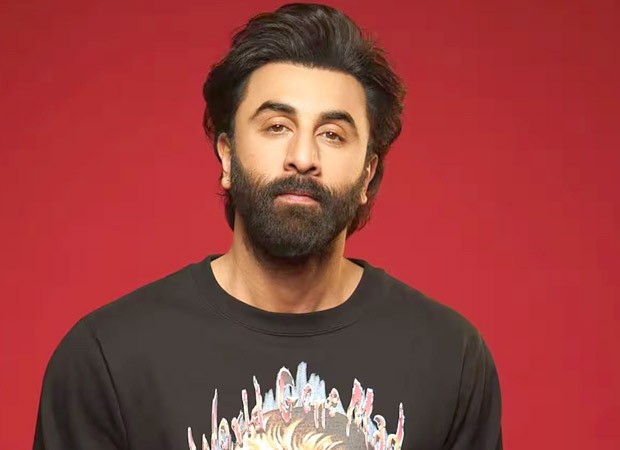
#> input picture Computer_Vision/Images/Ranbir.jpg, 620 x 450 px, found by its file name
$ jupyter execute Notebook_4.ipynb
#> lines starting #> are read from the running program, lines starting #| are printed output that depends on the picture
**Image blurring using OpenCV**

[cell 1]
import cv2
import numpy as np

[cell 2]
org_img = cv2.imread(r"D:\Computer-Vision\Computer_Vision\Images\Ranbir.jpg")
#> org_img is the input picture: shape (450, 620, 3); mean B, G, R 61.8, 63.7, 151.7
re_img = cv2.resize(org_img,(500,400))
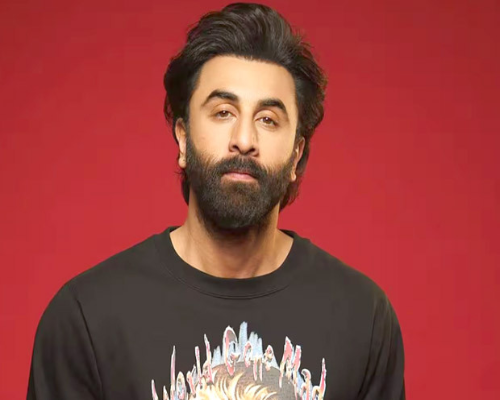
#> re_img: shape (400, 500, 3); mean B, G, R 61.7, 63.7, 151.7
cv2.imshow("Img_window",re_img)
cv2.waitKey(8000)
cv2.destroyAllWindows()

[cell 3]
org_img = cv2.imread(r"D:\Computer-Vision\Computer_Vision\Images\Ranbir.jpg")
re_img = cv2.resize(org_img,(300,200))
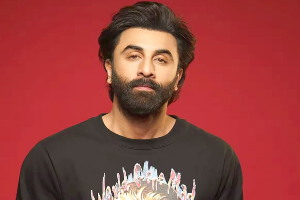
#> re_img: shape (200, 300, 3); mean B, G, R 61.7, 63.7, 151.7


# Gausian blur
g = cv2.GaussianBlur(re_img,(5,5),0)
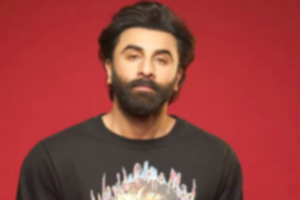
#> g: shape (200, 300, 3); mean B, G, R 61.7, 63.7, 151.7

# Median Blur

m = cv2.medianBlur(re_img,3)

# Bilateral Filter

b = cv2.bilateralFilter(re_img,10,75,75)

h =np.hstack((re_img,g,m,b))
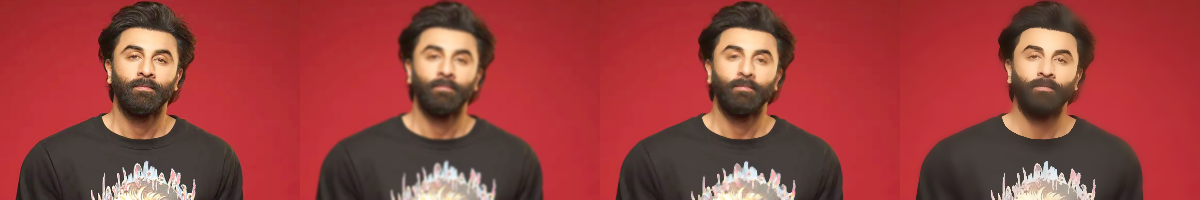
#> h: shape (200, 1200, 3); mean B, G, R 61.7, 63.7, 151.7

cv2.imshow("Img_window",h)
cv2.waitKey(5000)
cv2.destroyAllWindows()

$ run again, with Computer_Vision/Images/Animal.jpg copied over Computer_Vision/Images/Ranbir.jpg
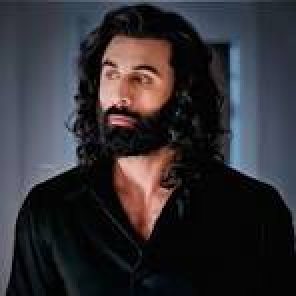
#> input picture Computer_Vision/Images/Animal.jpg, 148 x 148 px, found by its file name (shown 2 times larger)
#> org_img is the input picture: shape (148, 148, 3); mean B, G, R 51.8, 47, 49.3
#> `re_img = cv2.resize(org_img,(300,200))`:
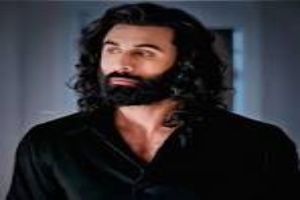
#> re_img: shape (200, 300, 3); mean B, G, R 51.7, 46.9, 49.2
#> `h =np.hstack((re_img,g,m,b))`:
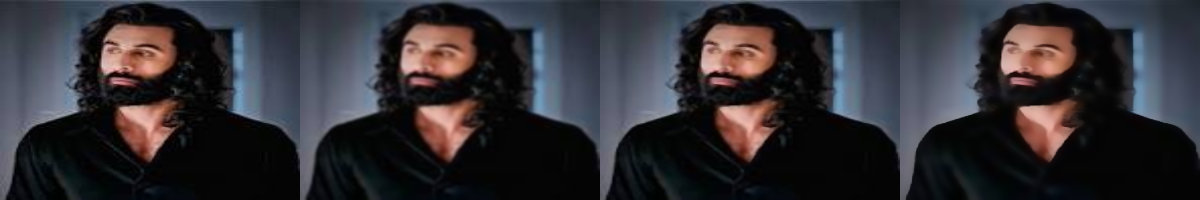
#> h: shape (200, 1200, 3); mean B, G, R 51.6, 46.9, 49.1
